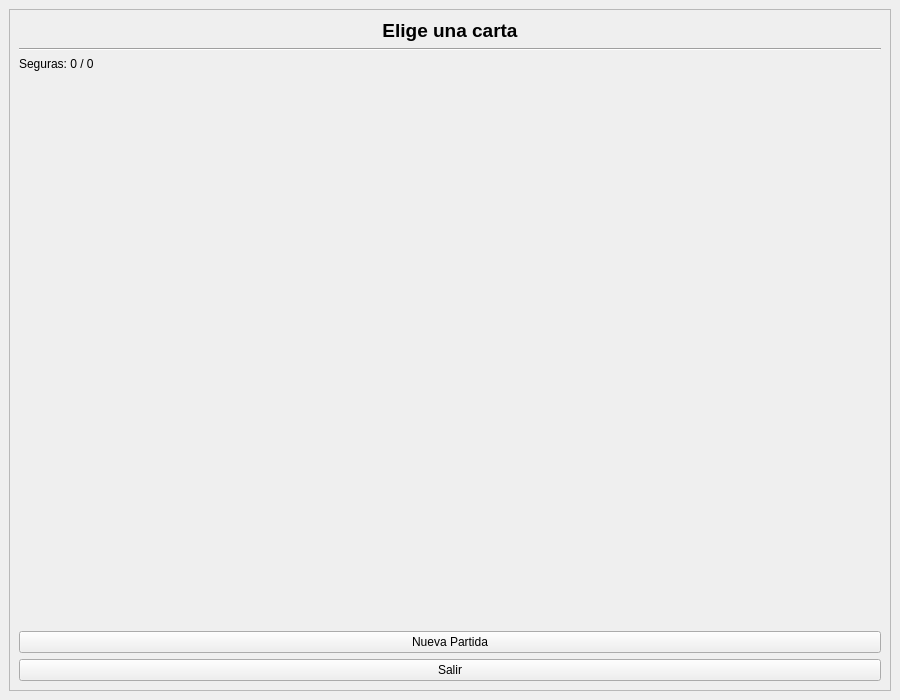
<?xml version="1.0" encoding="UTF-8"?>
<ui version="4.0">
 <class>MainWindow</class>
 <widget class="QMainWindow" name="MainWindow">
  <property name="geometry">
   <rect>
    <x>0</x>
    <y>0</y>
    <width>900</width>
    <height>700</height>
   </rect>
  </property>
  <property name="windowTitle">
   <string>NumberFlip</string>
  </property>
  <widget class="QWidget" name="centralwidget">
   <layout class="QHBoxLayout" name="horizontalLayout">
    <item>
     <layout class="QGridLayout" name="gridLayoutBoard">
      <!-- Buttons will be added programmatically or placeholders here -->
     </layout>
    </item>
    <item>
     <widget class="QFrame" name="frameInfo">
      <property name="minimumSize">
       <size>
        <width>250</width>
        <height>0</height>
       </size>
      </property>
      <property name="frameShape">
       <enum>QFrame::StyledPanel</enum>
      </property>
      <property name="frameShadow">
       <enum>QFrame::Raised</enum>
      </property>
      <layout class="QVBoxLayout" name="verticalLayout">
       <item>
        <widget class="QLabel" name="labelStatus">
         <property name="font">
          <font>
           <pointsize>14</pointsize>
           <bold>true</bold>
          </font>
         </property>
         <property name="text">
          <string>Elige una carta</string>
         </property>
         <property name="alignment">
          <set>Qt::AlignCenter</set>
         </property>
        </widget>
       </item>
       <item>
        <widget class="Line" name="line">
         <property name="orientation">
          <enum>Qt::Horizontal</enum>
         </property>
        </widget>
       </item>
       <item>
        <widget class="QLabel" name="labelSafeCount">
         <property name="text">
          <string>Seguras: 0 / 0</string>
         </property>
        </widget>
       </item>
       <item>
        <spacer name="verticalSpacer">
         <property name="orientation">
          <enum>Qt::Vertical</enum>
         </property>
         <property name="sizeHint" stdset="0">
          <size>
           <width>20</width>
           <height>40</height>
          </size>
         </property>
        </spacer>
       </item>
       <item>
        <widget class="QPushButton" name="btnNewGame">
         <property name="text">
          <string>Nueva Partida</string>
         </property>
        </widget>
       </item>
       <item>
        <widget class="QPushButton" name="btnExit">
         <property name="text">
          <string>Salir</string>
         </property>
        </widget>
       </item>
      </layout>
     </widget>
    </item>
   </layout>
  </widget>
 </widget>
 <resources/>
 <connections/>
</ui>
